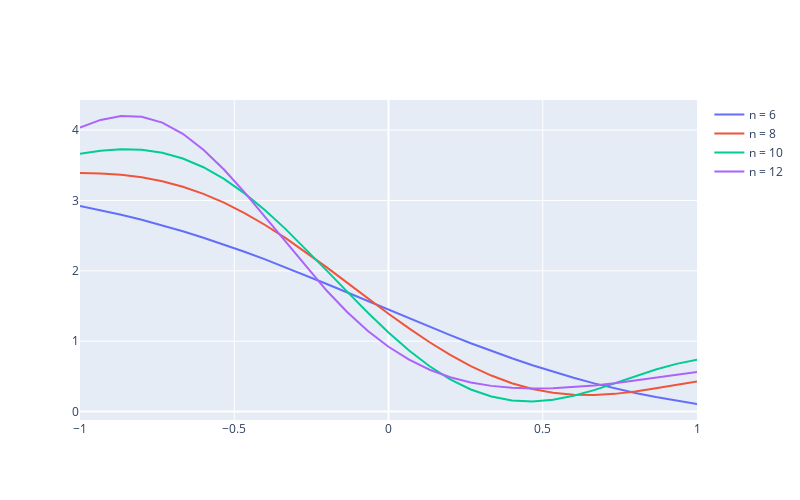

Write notebook code for a chart like this one.
### Markdown cell above
Сравним графически решения при различных n:

### Code cell
testing(coeffs_de, bounds, e, de, [6, 8, 10, 12], 30)
